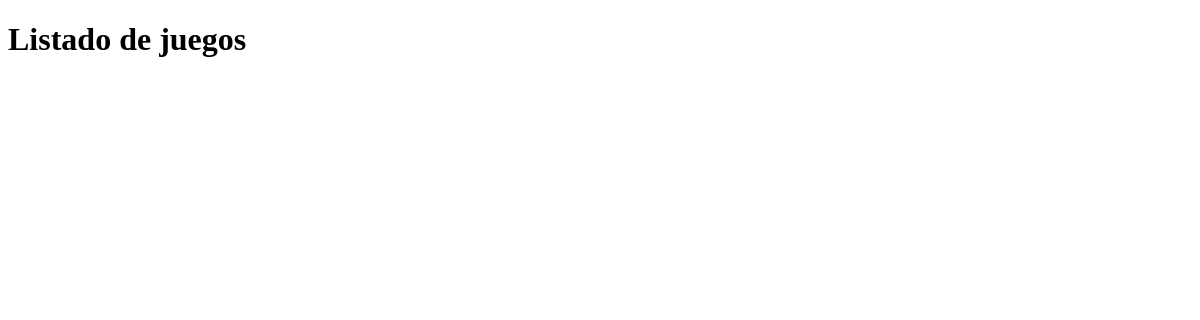
Page /juegos/ on the earlier database version.
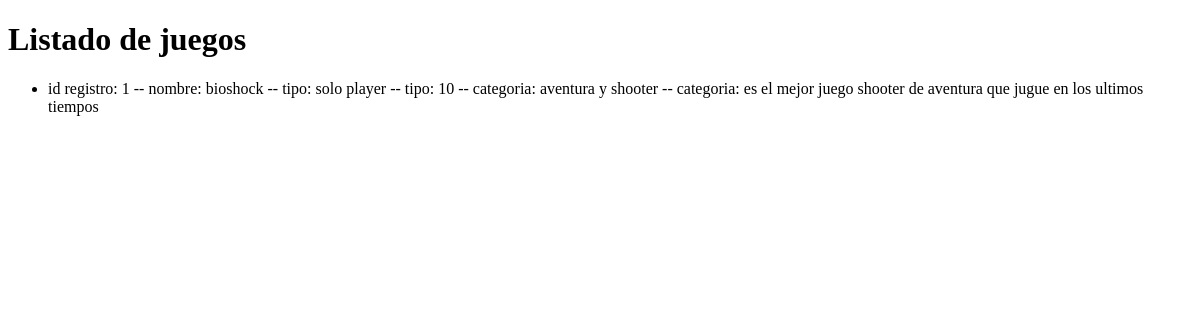
Same page on the later database version.
### entrega_final_app/models.py (models this page shows)
class Juegos(models.Model):
    nombre = models.TextField(max_length=50)
    tipo = models.TextField(max_length=50)
    rating = models.TextField(max_length=2)
    categoria = models.TextField(max_length=50)
    opinion = models.TextField(max_length=100)
    def __str__(self):
        return f"id registro: {self.id} -- nombre: {self.nombre} -- tipo: {self.tipo} -- tipo: {self.rating} -- categoria: {self.categoria} -- categoria: {self.opinion}"

### entrega_final_app/views.py (the view)
# urls.py: path('juegos/',mostrar_juegos, name = "juegos"),
def mostrar_juegos(request):
    juegos = Juegos.objects.all()
    total_juegos = len(juegos)
    context = {
        "juegos": juegos,
        "total_juegos":total_juegos,
        "form": JuegosForm(),
    }
    return render(request, "entrega_final_app/juegos.html", context)

### entrega_final_app/templates/entrega_final_app/juegos.html (shortened to what this page needs)
{% extends 'entrega_final_app/base.html'%}
{%block titulo%} Listado de juegos {%endblock%}
{%block listado%}
    <ul>
        {%  for juego in juegos %}
            <li>{{juego}}</li>
        {% endfor %}
    </ul>
{% endblock %}

Differences in the rows shown:
added Juegos: id+nombre+tipo "id registro: 1 -- nombre: bioshock -- tipo: solo player -- tipo: 10 -- categoria: aventura y shooter -- categoria: es el mejor juego shooter de aventura que jugue en los ultimos tiempos"
